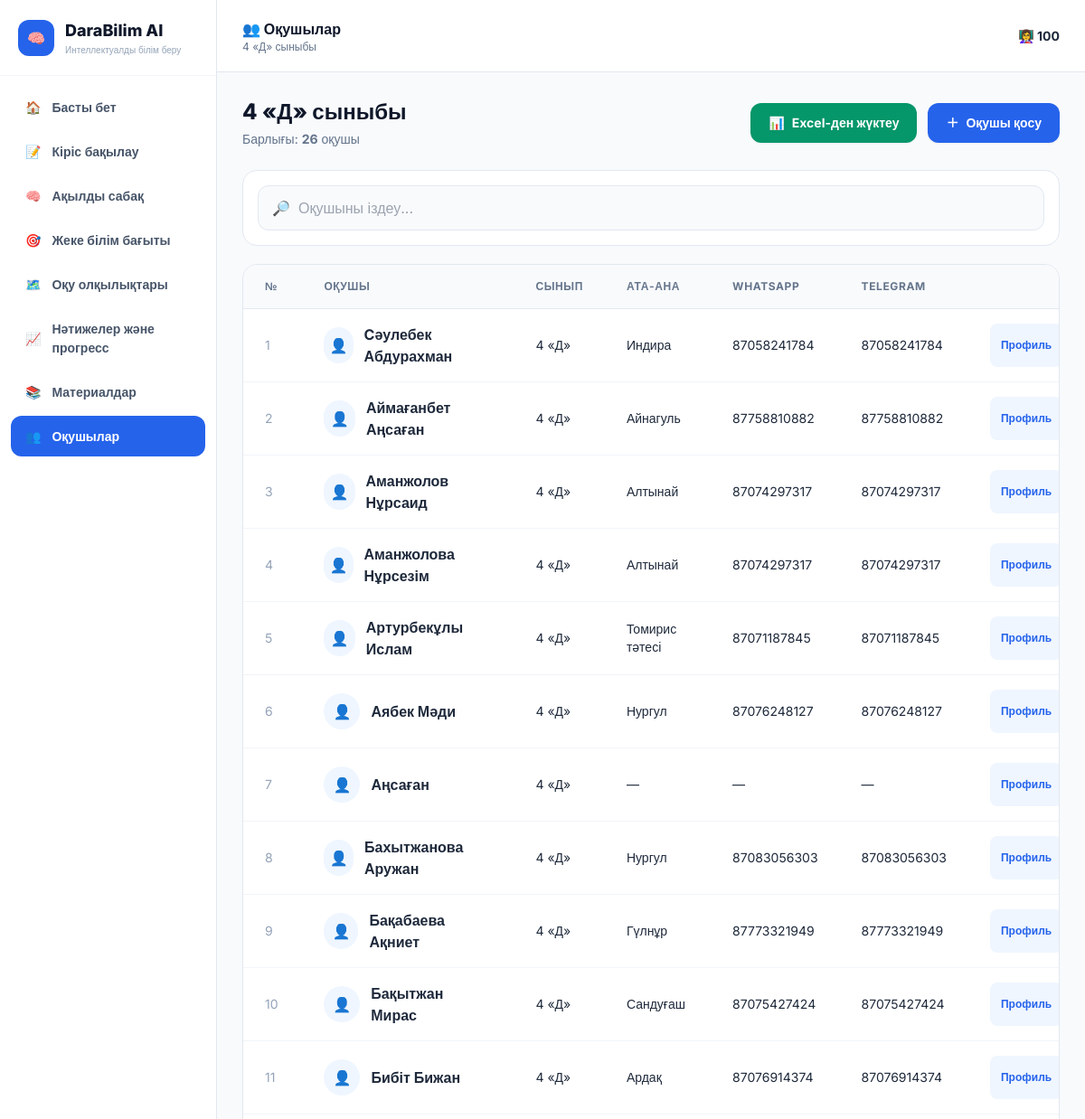
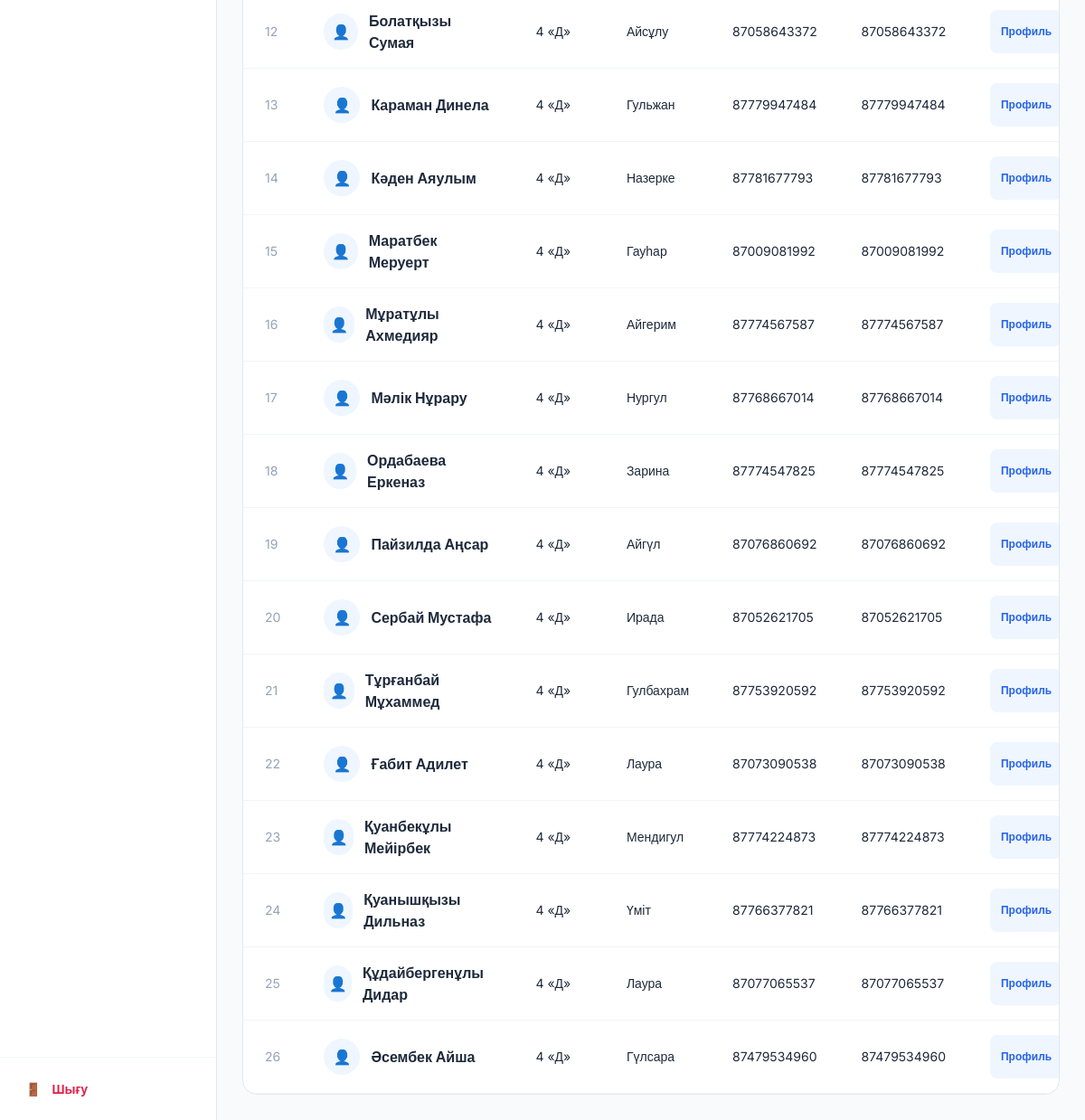
The page /students (signed in) on the database its author committed (2 pictures, top to bottom).
### tables this page shows
CREATE TABLE students (
    id INTEGER PRIMARY KEY AUTOINCREMENT,
    full_name TEXT NOT NULL,
    class_name TEXT NOT NULL DEFAULT '4 Д',
    parent_name TEXT,
    parent_phone TEXT,
    telegram TEXT,
    created_at TIMESTAMP DEFAULT CURRENT_TIMESTAMP
);

### app.py (the view)
@app.route("/students")
def students():
    if not logged_in():
        return redirect(url_for("login"))
    conn = get_db()
    students_list = conn.execute(
        """
        SELECT *
        FROM students
        WHERE class_name = ?
        ORDER BY full_name COLLATE NOCASE
        """,
        ('4 «Д»',)
    ).fetchall()
    conn.close()
    return render_template(
        "students.html",
        teacher_name=session.get(
            "teacher_name",
            "Мұғалім"
        ),
        students=students_list
    )

### app.py (called while the page is built)
def get_db():
    conn = sqlite3.connect(DB_PATH)
    conn.row_factory = sqlite3.Row
    return conn

def logged_in():
    return "user" in session

def get_student_portal_token():
    conn = get_db()
    portal = conn.execute(
        """
        SELECT portal_token

        FROM student_portal_links

        WHERE is_active = 1

        ORDER BY id DESC
        LIMIT 1
        """
    ).fetchone()
    if portal is None:
        import secrets
        token = secrets.token_urlsafe(24)
        conn.execute(
            """
            INSERT INTO student_portal_links (
                portal_token,
                is_active
            )
            VALUES (?, 1)
            """,
            (token,)
        )
        conn.commit()
    else:
        token = portal["portal_token"]
    conn.close()
    return token

@app.context_processor
def inject_student_portal_link():
    try:
        token = (
            get_student_portal_token()
        )
        return {
            "student_portal_token":
                token
        }
    except Exception:
        return {
            "student_portal_token":
                None
        }

### templates/students.html (shortened to what this page needs)
<!DOCTYPE html>
<html lang="kk">
<head>
    <script src="https://cdn.tailwindcss.com"></script>
</head>
<body class="text-slate-800">
<div class="flex h-screen overflow-hidden">
    <aside class="w-60 bg-white border-r border-slate-200
                  flex flex-col flex-shrink-0">
        <div class="p-5 border-b border-slate-100">
            <div class="flex items-center gap-3">
                <div class="w-10 h-10 rounded-xl
                            bg-blue-600 text-white
                            flex items-center justify-center">
                    🧠
                </div>
                <div>
                    <h1 class="font-extrabold text-lg text-slate-900">
                        DaraBilim AI
                    </h1>
                    <p class="text-[10px] text-slate-400">
                        Интеллектуалды білім беру
                    </p>
                </div>
            </div>
        </div>
        <nav class="flex-1 p-3 space-y-1 overflow-y-auto">
            <a href="{{ url_for('dashboard') }}"
               class="menu-item">
                <span>🏠</span>
                <span>Басты бет</span>
            </a>
            <a href="{{ url_for('diagnostics') }}"
               class="menu-item">
                <span>📝</span>
                <span>Кіріс бақылау</span>
            </a>
            <a href="{{ url_for('smart_lessons') }}"
               class="menu-item">
                <span>🧠</span>
                <span>Ақылды сабақ</span>
            </a>
            <a href="{{ url_for('learning_paths') }}"
               class="menu-item">
                <span>🎯</span>
                <span>Жеке білім бағыты</span>
            </a>
            <a href="{{ url_for('learning_gaps') }}"
               class="menu-item">
                <span>🗺️</span>
                <span>Оқу олқылықтары</span>
            </a>
            <a href="{{ url_for('progress') }}"
               class="menu-item">
                <span>📈</span>
                <span>Нәтижелер және прогресс</span>
            </a>
            <a href="{{ url_for('materials') }}"
               class="menu-item">
                <span>📚</span>
                <span>Материалдар</span>
            </a>
            <a href="{{ url_for('students') }}"
               class="menu-item menu-active">
                <span>👥</span>
                <span>Оқушылар</span>
            </a>
        </nav>
        <div class="p-3 border-t border-slate-100">
            <a href="{{ url_for('logout') }}"
               class="menu-item text-rose-600 hover:bg-rose-50">
                <span>🚪</span>
                <span>Шығу</span>
            </a>
        </div>
    </aside>
    <div class="flex-1 flex flex-col min-w-0">
        <header class="h-20 bg-white border-b border-slate-200
                       px-7 flex items-center justify-between">
            <div>
                <h2 class="font-bold text-slate-900">
                    👥 Оқушылар
                </h2>
                <p class="text-xs text-slate-500">
                    4 «Д» сыныбы
                </p>
            </div>
            <div class="text-sm font-bold text-slate-800">
                👩‍🏫 {{ teacher_name }}
            </div>
        </header>
        <main class="flex-1 overflow-y-auto p-7">
            <div class="max-w-7xl mx-auto">
                <div class="flex flex-col lg:flex-row
                            lg:items-center lg:justify-between
                            gap-4 mb-6">
                    <div>
                        <h1 class="text-2xl font-extrabold text-slate-900">
                            4 «Д» сыныбы
                        </h1>
                        <p class="text-sm text-slate-500 mt-1">
                            Барлығы:
                            <strong>{{ students|length }}</strong>
                            оқушы
                        </p>
                    </div>
                    <div class="flex flex-wrap gap-3">
                        <button
                            type="button"
                            onclick="openExcelModal()"
                            class="inline-flex items-center gap-2
                                   bg-emerald-600 hover:bg-emerald-700
                                   text-white px-5 py-3
                                   rounded-xl font-bold text-sm
                                   shadow-sm transition">
                            <span>📊</span>
                            <span>Excel-ден жүктеу</span>
                        </button>
                        <button
                            type="button"
                            onclick="openAddModal()"
                            class="inline-flex items-center gap-2
                                   bg-blue-600 hover:bg-blue-700
                                   text-white px-5 py-3
                                   rounded-xl font-bold text-sm
                                   shadow-sm transition">
                            <span>＋</span>
                            <span>Оқушы қосу</span>
                        </button>
                    </div>
                </div>
                <div class="bg-white border border-slate-200
                            rounded-2xl p-4 mb-5">
                    <div class="relative">
                        <span class="absolute left-4 top-1/2
                                    -translate-y-1/2">
                            🔎
                        </span>
                        <input
                            id="searchInput"
                            type="text"
                            onkeyup="searchStudent()"
                            placeholder="Оқушыны іздеу..."
                            class="w-full bg-slate-50
                                   border border-slate-200
                                   rounded-xl
                                   pl-11 pr-4 py-3
                                   outline-none
                                   focus:border-blue-500
                                   focus:ring-4
                                   focus:ring-blue-50">
                    </div>
                </div>
                <div class="bg-white border border-slate-200
                            rounded-2xl overflow-hidden">
                    <div class="overflow-x-auto">
                        <table class="w-full">
                            <thead class="bg-slate-50 border-b border-slate-200">
                                <tr class="text-left text-xs
                                           uppercase tracking-wider
                                           text-slate-500">
                                    <th class="px-6 py-4">№</th>
                                    <th class="px-6 py-4">Оқушы</th>
                                    <th class="px-6 py-4">Сынып</th>
                                    <th class="px-6 py-4">Ата-ана</th>
                                    <th class="px-6 py-4">WhatsApp</th>
                                    <th class="px-6 py-4">Telegram</th>
                                    <th class="px-6 py-4 text-right">Әрекет</th>
                                </tr>
                            </thead>
                            <tbody id="studentTable">
                            {% for student in students %}
                                <tr class="student-row
                                           border-b border-slate-100
                                           hover:bg-slate-50">
                                    <td class="px-6 py-4
                                               text-sm text-slate-400">
                                        {{ loop.index }}
                                    </td>
                                    <td class="px-6 py-4">
                                        <div class="flex items-center gap-3">
                                            <div class="w-10 h-10
                                                        rounded-full
                                                        bg-blue-50
                                                        text-blue-600
                                                        flex items-center
                                                        justify-center">
                                                👤
                                            </div>
                                            <div>
                                                <p class="student-name
                                                          font-bold
                                                          text-slate-800">
                                                    {{ student.full_name }}
                                                </p>
                                            </div>
                                        </div>
                                    </td>
                                    <td class="px-6 py-4 text-sm">
                                        {{ student.class_name }}
                                    </td>
                                    <td class="px-6 py-4 text-sm">
                                        {{ student.parent_name or '—' }}
                                    </td>
                                    <td class="px-6 py-4 text-sm">
                                        {{ student.parent_phone or '—' }}
                                    </td>
                                    <td class="px-6 py-4 text-sm">
                                        {{ student.telegram or '—' }}
                                    </td>
                                    <td class="px-6 py-4">
                                        <div class="flex justify-end gap-2">
                                            <button
                                                type="button"
                                                class="px-3 py-2
                                                       bg-blue-50
                                                       text-blue-600
                                                       rounded-lg
                                                       text-xs font-bold">
                                                Профиль
                                            </button>
                                        </div>
                                    </td>
                                </tr>
                            {% endfor %}
                            </tbody>
                        </table>
                    </div>
                </div>
            </div>
        </main>
    </div>
</div>
</body>
</html>

### templates/students.html (style rules this page uses)
body { font-family: 'Inter', sans-serif; background: #f8fafc; }
.menu-item { display: flex; align-items: center; gap: 12px; padding: 12px 16px; border-radius: 12px; font-size: 14px; font-weight: 600; color: #475569; transition: 0.2s; }
.menu-active { background: #2563eb; color: white !important; }

### rows shown on the page
students: full_name "Cәулебек Абдурахман", class_name "4 «Д»", parent_name "Индира", parent_phone "87058241784", telegram "87058241784"
students: full_name "Аймағанбет Аңсаған", class_name "4 «Д»", parent_name "Айнагуль", parent_phone "87758810882", telegram "87758810882"
students: full_name "Аманжолов Нұрсаид", class_name "4 «Д»", parent_name "Алтынай", parent_phone "87074297317", telegram "87074297317"
students: full_name "Аманжолова Нұрсезім", class_name "4 «Д»", parent_name "Алтынай", parent_phone "87074297317", telegram "87074297317"
students: full_name "Артурбекұлы Ислам", class_name "4 «Д»", parent_name "Томирис тәтесі", parent_phone "87071187845", telegram "87071187845"
students: full_name "Аябек Мәди", class_name "4 «Д»", parent_name "Нургул", parent_phone "87076248127", telegram "87076248127"
students: full_name "Аңсаған", class_name "4 «Д»", parent_name "—", parent_phone "—", telegram "—"
students: full_name "Бахытжанова Аружан", class_name "4 «Д»", parent_name "Нургул", parent_phone "87083056303", telegram "87083056303"
students: full_name "Бақабаева Ақниет", class_name "4 «Д»", parent_name "Гүлнұр", parent_phone "87773321949", telegram "87773321949"
students: full_name "Бақытжан Мирас", class_name "4 «Д»", parent_name "Сандуғаш", parent_phone "87075427424", telegram "87075427424"
students: full_name "Бибіт Бижан", class_name "4 «Д»", parent_name "Ардақ", parent_phone "87076914374", telegram "87076914374"
students: full_name "Болатқызы Сумая", class_name "4 «Д»", parent_name "Айсұлу", parent_phone "87058643372", telegram "87058643372"
students: full_name "Караман Динела", class_name "4 «Д»", parent_name "Гульжан", parent_phone "87779947484", telegram "87779947484"
students: full_name "Кәден Аяулым", class_name "4 «Д»", parent_name "Назерке", parent_phone "87781677793", telegram "87781677793"
students: full_name "Маратбек Меруерт", class_name "4 «Д»", parent_name "Гауһар", parent_phone "87009081992", telegram "87009081992"
students: full_name "Мұратұлы Ахмедияр", class_name "4 «Д»", parent_name "Айгерим", parent_phone "87774567587", telegram "87774567587"
students: full_name "Мәлік Нұрару", class_name "4 «Д»", parent_name "Нургул", parent_phone "87768667014", telegram "87768667014"
students: full_name "Ордабаева Еркеназ", class_name "4 «Д»", parent_name "Зарина", parent_phone "87774547825", telegram "87774547825"
students: full_name "Пайзилда Аңсар", class_name "4 «Д»", parent_name "Айгүл", parent_phone "87076860692", telegram "87076860692"
students: full_name "Сербай Мустафа", class_name "4 «Д»", parent_name "Ирада", parent_phone "87052621705", telegram "87052621705"
students: full_name "Тұрғанбай Мұхаммед", class_name "4 «Д»", parent_name "Гулбахрам", parent_phone "87753920592", telegram "87753920592"
students: full_name "Ғабит Адилет", class_name "4 «Д»", parent_name "Лаура", parent_phone "87073090538", telegram "87073090538"
students: full_name "Қуанбекұлы Мейірбек", class_name "4 «Д»", parent_name "Мендигул", parent_phone "87774224873", telegram "87774224873"
students: full_name "Қуанышқызы Дильназ", class_name "4 «Д»", parent_name "Үміт", parent_phone "87766377821", telegram "87766377821"
students: full_name "Құдайбергенұлы Дидар", class_name "4 «Д»", parent_name "Лаура", parent_phone "87077065537", telegram "87077065537"
students: full_name "Әсембек Айша", class_name "4 «Д»", parent_name "Гүлсара", parent_phone "87479534960", telegram "87479534960"

### other values the page prints
{{ teacher_name }} "100"
{{ students|length }} "26"
